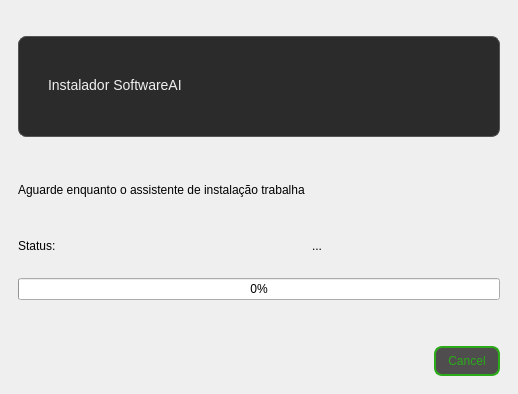
<?xml version='1.0' encoding='utf-8'?>
<ui version="4.0">
 <class>InstaladorSoftwareAI</class>
 <widget class="QMainWindow" name="InstaladorSoftwareAI">
  <property name="geometry">
   <rect>
    <x>0</x>
    <y>0</y>
    <width>518</width>
    <height>394</height>
   </rect>
  </property>
  <property name="windowTitle">
   <string>Instalador SoftwareAI</string>
  </property>
  <widget class="QWidget" name="centralwidget">
   <widget class="QStackedWidget" name="stackedWidget">
    <property name="geometry">
     <rect>
      <x>9</x>
      <y>9</y>
      <width>500</width>
      <height>376</height>
     </rect>
    </property>
    <property name="currentIndex">
     <number>1</number>
    </property>
    <widget class="QWidget" name="page" />
    <widget class="QWidget" name="page_2">
     <layout class="QGridLayout" name="gridLayout_3">
      <item row="5" column="1">
       <layout class="QGridLayout" name="gridLayout_2">
        <item row="0" column="0">
         <widget class="QCustomQPushButton" name="pushButton_3">
          <property name="styleSheet">
           <string notr="true">QPushButton {
    background-color: #4f4d4d; /* Cor de fundo */
    color: #2bab1a; /* Cor do texto */
    border: 2px solid #2bab1a; /* Cor da borda */
    border-radius: 8px; /* Borda arredondada */
    padding: 6px 12px; /* Espaçamento interno */
    font: bold 14px "Arial"; /* Estilo da fonte */
}</string>
          </property>
          <property name="text">
           <string>Cancel</string>
          </property>
         </widget>
        </item>
       </layout>
      </item>
      <item row="2" column="0" colspan="2">
       <layout class="QGridLayout" name="gridLayout">
        <property name="bottomMargin">
         <number>2</number>
        </property>
        <property name="horizontalSpacing">
         <number>7</number>
        </property>
        <item row="0" column="0">
         <widget class="QLabel" name="label">
          <property name="text">
           <string>Aguarde enquanto o assistente de instalação trabalha</string>
          </property>
         </widget>
        </item>
        <item row="1" column="0">
         <widget class="QLabel" name="label_2">
          <property name="text">
           <string>Status:</string>
          </property>
         </widget>
        </item>
        <item row="1" column="1">
         <widget class="QLabel" name="label_3">
          <property name="text">
           <string>...</string>
          </property>
         </widget>
        </item>
       </layout>
      </item>
      <item row="5" column="0">
       <spacer name="horizontalSpacer">
        <property name="orientation">
         <enum>Qt::Horizontal</enum>
        </property>
        <property name="sizeHint" stdset="0">
         <size>
          <width>395</width>
          <height>20</height>
         </size>
        </property>
       </spacer>
      </item>
      <item row="1" column="0">
       <spacer name="verticalSpacer">
        <property name="orientation">
         <enum>Qt::Vertical</enum>
        </property>
        <property name="sizeType">
         <enum>QSizePolicy::Maximum</enum>
        </property>
        <property name="sizeHint" stdset="0">
         <size>
          <width>20</width>
          <height>40</height>
         </size>
        </property>
       </spacer>
      </item>
      <item row="3" column="0" colspan="2">
       <widget class="QProgressBar" name="progressBar">
        <property name="value">
         <number>0</number>
        </property>
       </widget>
      </item>
      <item row="0" column="0" colspan="2">
       <widget class="QFrame" name="frame">
        <property name="minimumSize">
         <size>
          <width>0</width>
          <height>101</height>
         </size>
        </property>
        <property name="maximumSize">
         <size>
          <width>16777215</width>
          <height>65</height>
         </size>
        </property>
        <property name="styleSheet">
         <string notr="true">QFrame {
    background-color: #2b2b2b; /* Cor de fundo escura */
    border: 1px solid #555555; /* Borda com um cinza mais claro */
    border-radius: 8px; /* Arredondamento dos cantos */
    padding: 10px; /* Espaçamento interno */
}

QFrame:hover {
    border: 1px solid #888888; /* Alteração da borda ao passar o mouse */
}
</string>
        </property>
        <property name="frameShape">
         <enum>QFrame::StyledPanel</enum>
        </property>
        <property name="frameShadow">
         <enum>QFrame::Raised</enum>
        </property>
        <layout class="QGridLayout" name="gridLayout_5">
         <item row="0" column="0">
          <layout class="QGridLayout" name="gridLayout_6">
           <property name="leftMargin">
            <number>1</number>
           </property>
           <property name="topMargin">
            <number>0</number>
           </property>
           <property name="rightMargin">
            <number>2</number>
           </property>
           <property name="bottomMargin">
            <number>4</number>
           </property>
           <property name="horizontalSpacing">
            <number>36</number>
           </property>
           <property name="verticalSpacing">
            <number>14</number>
           </property>
           <item row="0" column="0">
            <widget class="QLabel" name="label_5">
             <property name="minimumSize">
              <size>
               <width>438</width>
               <height>0</height>
              </size>
             </property>
             <property name="maximumSize">
              <size>
               <width>443</width>
               <height>16777215</height>
              </size>
             </property>
             <property name="styleSheet">
              <string notr="true">QLabel {
    background-color: #2b2b2b; /* Fundo escuro */
    color: #f0f0f0; /* Texto claro para contraste */
    border: 1px solid #2b2b2b; /* Borda fina cinza escuro */
    border-radius: 6px; /* Cantos arredondados */
    padding: 5px; /* Espaçamento interno */
    font-family: "Arial"; /* Fonte personalizada */
    font-size: 14px; /* Tamanho da fonte */
    qproperty-alignment: 'AlignCenter'; /* Centraliza o texto no QLabel */
}
</string>
             </property>
             <property name="text">
              <string>Instalador SoftwareAI </string>
             </property>
            </widget>
           </item>
           <item row="0" column="1">
            <widget class="QLabel" name="label_4">
             <property name="minimumSize">
              <size>
               <width>0</width>
               <height>61</height>
              </size>
             </property>
             <property name="maximumSize">
              <size>
               <width>113</width>
               <height>61</height>
              </size>
             </property>
             <property name="styleSheet">
              <string notr="true">QLabel {
    background-color: #2b2b2b; /* Fundo escuro */
    color: #2b2b2b; /* Texto claro para contraste */
    border: 1px solid #2b2b2b; /* Borda fina cinza escuro */
    border-radius: 6px; /* Cantos arredondados */
    padding: 5px; /* Espaçamento interno */
    font-family: "Arial"; /* Fonte personalizada */
    font-size: 14px; /* Tamanho da fonte */
    qproperty-alignment: 'AlignCenter'; /* Centraliza o texto no QLabel */
}


</string>
             </property>
             <property name="text">
              <string />
             </property>
             <property name="pixmap">
              <pixmap>../../Save disk C/Saas do site/Projetos de codigo aberto/SoftwareAI/logo.webp</pixmap>
             </property>
             <property name="scaledContents">
              <bool>true</bool>
             </property>
            </widget>
           </item>
          </layout>
         </item>
        </layout>
       </widget>
      </item>
      <item row="4" column="0">
       <spacer name="verticalSpacer_2">
        <property name="orientation">
         <enum>Qt::Vertical</enum>
        </property>
        <property name="sizeType">
         <enum>QSizePolicy::Maximum</enum>
        </property>
        <property name="sizeHint" stdset="0">
         <size>
          <width>20</width>
          <height>40</height>
         </size>
        </property>
       </spacer>
      </item>
     </layout>
    </widget>
   </widget>
  </widget>
 </widget>
 <customwidgets>
  <customwidget>
   <class>QCustomQPushButton</class>
   <extends>QPushButton</extends>
   <header location="global">Custom_Widgets.QCustomQPushButton.h</header>
  </customwidget>
 <customwidget><class>QPushButton</class><extends>QPushButton</extends><header location="global">Custom_Widgets.Theme.h</header><container>1</container></customwidget><customwidget><class>QLabel</class><extends>QLabel</extends><header location="global">Custom_Widgets.Theme.h</header><container>1</container></customwidget></customwidgets>
 <connections />
</ui>
